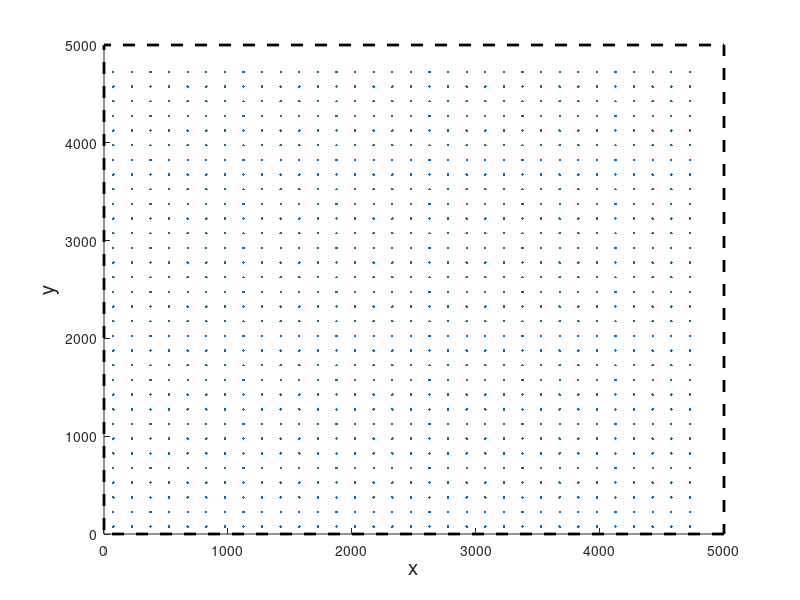

Reproduce this figure in MATLAB. (Note: this script raises an error after producing the figure.)
clc;clear;warning off;
N=1024;
sidelength = 5000;
middle_point=0;
%x=round(rand(N,1)*sidelength);  %横坐标在(0，sidelength)范围内，生成1*N的随机矩阵
%y=round(rand(1,N)*sidelength);  %纵坐标在(0，sidelength)范围内，生成1*N的随机矩阵
pointplace=1;
x=zeros(N,1);
y=zeros(1,N);
for i=1:32
    for j=1:32
        x(pointplace)=75+(i-1)*150;
        y(pointplace)=75+(j-1)*150;
        pointplace=pointplace+1;
    end
end

%绘图
hold on
plot(x,y,'.')  %以x2为横坐标,y2为纵坐标绘制蓝色圆圈点图
rectangle('position',[0 0 sidelength sidelength],'LineWidth',2,'LineStyle','--');  %中心区域的虚线框
set(gca,'XLim',[0 sidelength]);       %X轴的数据显示范围
set(gca,'XTick',0:1000:sidelength); %设置要显示的坐标刻度
set(gca,'YLim',[0 sidelength]);       %Y轴的数据显示范围
set(gca,'YTick',0:1000:sidelength); %设置要显示的坐标刻度
xlabel('x','FontSize',15);ylabel('y','FontSize',15)

xCurrent=0; %当下位置x (0,0)为起点位置
yCurrent=0; %当下位置y
xFinal=sidelength; %终点位置(sidelength,sidelength)
yFinal=sidelength;
%采集前往的点的位置
xSearched=zeros(1,N);
ySearched=zeros(1,N);
series=1;
QsumFinal=0; %最后收集到的数据总量
E=360000; %总能量，单位ws
WiFi_Scope=430; %无人机无线网络通信半径
K=32; %信道数
Pfly=100; %直线飞行功率，每秒消耗100w，续航时长为60min
Psearch=100*2.31; %匀速圆周运动飞行功率 半径为30m
a=11.95;
b=0.136;

%运动信息
vsteady=30;
vcircle=12.91;
acceleration=5;
deleteMartix=zeros(1,N);
Rcycle=30; %无人机匀速圆周运动半径
rScope=WiFi_Scope+Rcycle; %数据接收范围

%初始最大值的设置
effienceMax=0;
EflyDecide=0;%决定要去的点的能量消耗
max_c=0;
maxi=1;
max_collection=zeros(1,N);

rate(1)=1; rate(2)=10; rate(3)=1;
rateSum=sum(rate);
rate(1)=rate(1)/rateSum; rate(2)=rate(2)/rateSum; rate(3)=rate(3)/rateSum;
Q=12*[ones(1,round(rate(1)*N)),zeros(1,N-round(rate(1)*N))];
Q=Q+12*[zeros(1,round(rate(1)*N)),ones(1,round(rate(2)*N)),zeros(1,N-round(rate(1)*N)-round(rate(2)*N))];
Q=Q+12*[zeros(1,round(rate(1)*N)+round(rate(2)*N)),ones(1,N-round(rate(1)*N)-round(rate(2)*N))];

dToFinal=distance1(xFinal,yFinal,xCurrent,yCurrent); %计算从起点到终点的飞行距离
tToFinal=(dToFinal-(vsteady^2)/acceleration)/vsteady;%时间
Eflya=2925.9; %0直线加速到30m/s的能耗
EflyToFinal=Pfly*tToFinal+2*Eflya;

while(E>=EflyToFinal)
    n=nnz(x);
    for i = 1 : n
        collection=zeros(1,N);
        c=0;
        Qsum=zeros(1,N);
        for j = 1 : n %计算i位置能收集到的数据总量
            if(distance1(x(i),y(i),x(j),y(j))<=rScope)
                c=c+1;
                collection(c)=j;
                Qsum(i)=Qsum(i)+Q(j);
            end
        end
        %计算时间

        d=distance1(xCurrent,yCurrent,x(i),y(i)); %计算从当下位置到i点的匀速飞行时间
        tFly=(d-(vsteady^2-vcircle^2)/acceleration)/vsteady;
        if(xCurrent==0&&yCurrent==0) %特判从起点到第一个点的飞行时间
            tFly=(d-(vsteady^2-vcircle^2)/(2*acceleration)-(vsteady^2)/(2*acceleration))/vsteady;
        end
        %计算从i点到终点的飞行时间
        dToFinal=distance1(xFinal,yFinal,x(i),y(i)); 
        tToFinal=(dToFinal-(vsteady^2-vcircle^2)/(2*acceleration)-(vsteady^2)/(2*acceleration))/vsteady;
        gamma=0.5; %衰减参数
        epsilonLOS=0; %扰动
        epsilonNLOS=0; %扰动
        tn=zeros(1,c);
        for j = 1 : c %计算每个设备所需收集时间
            theta=asin(100/distance1(x(i),y(i),x(collection(j)),y(collection(j))));

            RLOS=128*log(1+1000/(10000+distance1(x(i),y(i),x(collection(j)),y(collection(j)))^2))/log(2); %LOS传输速度
            %epsilonLOS=randn(1,1)*(RLOS^2/36);
            %epsilonLOS=RLOS^2/36;
            RLOS=RLOS-epsilonLOS;

            RNLOS=128*log(1+gamma*1000/(10000+distance1(x(i),y(i),x(collection(j)),y(collection(j)))^2))/log(2); %NLOS传输速度
            %epsilonNLOS=randn(1,1)*(RNLOS^2/36);
            %epsilonNLOS=RNLOS^2/36;
            RNLOS=RNLOS-epsilonNLOS;

            PLOS=1/(1+a*exp(-b*(theta-a)));
            tn(j)=Q(collection(j))/(PLOS*RLOS+(1-PLOS)*RNLOS);
        end
        %贪心算法计算K个信道下c个设备的收集时间
        tCom=0;
        if(c<=K) %计算i点位的搜集所需总速度
            tCom=max(tn);
        else
            tn=sort(tn,'descend');
            tTransmission=zeros(1,K);
            next=1; %K之后待分配的任务编号
            for m = 1 : K %选择传输时间最大的前K个数据
                tTransmission(m)=tn(m);
            end
            tmin=tn(K); %K个并行任务中第一个完成所需时间
            tCom=tCom+tmin;
            while(K+next<=c)
                for m = 1 : K
                    tTransmission(m)=tTransmission(m)-tmin; %K个并行任务中第一个完成后其余的剩余时间
                end
                for m = 1 : K
                    if(tTransmission(m)==0 && K+next<=c)
                        tTransmission(m)=tn(K+next); %对已完成任务的信道再分配任务
                        next=next+1;
                    end
                    if(K+next>c)
                        break;
                    end
                end
                if(K+next>c)
                    break;
                end
                tTransmission=sort(tTransmission,'descend');
                tmin=tTransmission(K); %再分配后K个并行任务中第一个完成所需时间
                tCom=tCom+tmin;
            end
            tCom=tCom+max(tTransmission);
        end

        Eflya=1040.6; %Eflya为加速能耗,Eflyai为减速能耗
        Eflyai=Eflya;
        if(xCurrent==0&&yCurrent==0) %特判从起点到第一个点的飞行能耗
            Eflya=2925.9;
        end
        Efly=Eflya+Pfly*tFly+Eflyai+Psearch*tCom; %加速能耗+匀速能耗+减速能耗+收集能耗（旋转能耗）

        %这里用作计算i点到终点的能耗
        Eflya=1040.6;
        Eflyai=2925.9;
        EflyToFinal=Eflya+Pfly*tToFinal+Eflyai; %加速能耗+匀速能耗+减速能耗
        %动态规划决策下一个前往的点
        if(E-Efly>=EflyToFinal)  %判断E-Efly>=E终-E降落
            if((effienceMax<Qsum(i)/Efly) || (effienceMax==Qsum(i)/Efly && Qmax<Qsum(i)))
                effienceMax=Qsum(i)/Efly;
                max_c=c;
                maxi=i;
                max_collection=collection;
                EflyDecide=Efly;
                Qmax=Qsum(i);
            end
        end
    end
    if(EflyDecide==0 || E-EflyDecide<EflyToFinal)
        break;
    end
    E=E-EflyDecide; %剩余能量计算
    xSearched(series)=x(maxi); %记录前往的点的位置
    ySearched(series)=y(maxi);
    series=series+1;
    xCurrent=x(maxi); %记录当下位置的改变
    yCurrent=y(maxi);
    QsumFinal=QsumFinal+Qmax; %总数据的变化
    for idelete = 1 : max_c %删除采集过的点
        deleteMartix(max_collection(idelete))=1;
    end
    x(deleteMartix==1)=[];
    y(deleteMartix==1)=[];
    Q(deleteMartix==1)=[];
    x(N,1)=0;
    y(1,N)=0;
    Q(1,N)=0;
    Qmax=0; %最值的初始化处理
    effienceMax=0;
    EflyDecide=0;
    max_c=0;
    maxi=1;
    max_collection=zeros(1,N);
    deleteMartix=zeros(1,N);
    middle_point=middle_point+1;
end
E=E-EflyToFinal;
xSearched(series)=xFinal; %前往终点
ySearched(series)=yFinal;
xpoint=[0,0];
ypoint=[xSearched(1),ySearched(1)];
drawArrow(xpoint,ypoint);
for i = 1 : series-1
    xpoint=[xSearched(i),ySearched(i)];
    ypoint=[xSearched(i+1),ySearched(i+1)];
    drawArrow(xpoint,ypoint);
end
